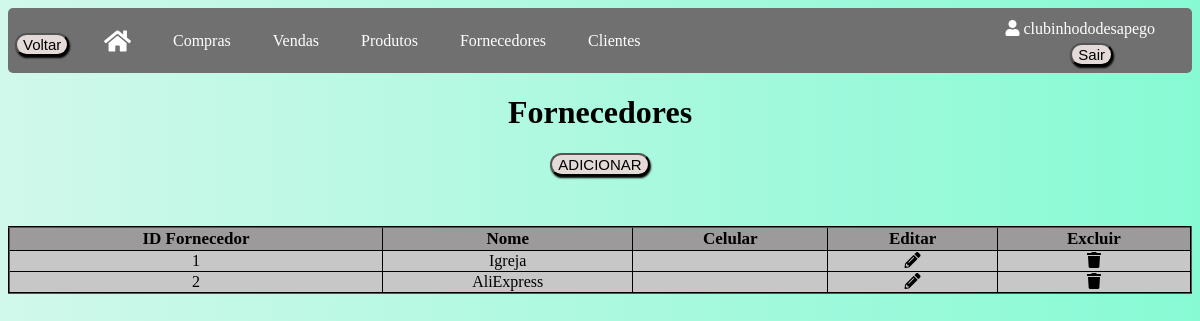
The app's page /fornecedores (signed in) with its own data.
### app/models/tables.py (models this page shows, shortened)
class Usuario(db.Model, UserMixin):
    __tablename__ = "usuarios"
    id = db.Column(db.Integer, primary_key=True, autoincrement=True)
    nome_brecho = db.Column(db.String(100))
    email = db.Column(db.String(84), unique=True)
    usuario = db.Column(db.String(80), unique=True)
    senha = db.Column(db.String(128))
    clientes = db.relationship("Cliente", backref="usuario")
    produtos = db.relationship("Produto", backref="usuario")
    fornecedores = db.relationship("Fornecedor", backref="usuario")
    compras = db.relationship("Compra", backref="usuario")
    vendas = db.relationship("Venda", backref="usuario")

class Fornecedor(db.Model):
    __tablename__ = "fornecedores"
    id = db.Column(db.Integer, primary_key=True, autoincrement=True)
    nome = db.Column(db.String(80))
    celular = db.Column(db.Integer)
    id_usuario = db.Column(db.Integer, db.ForeignKey('usuarios.id'))

### app/default.py (the view)
@login_required
@app.route("/fornecedores", methods=['GET', 'POST'])
def fornecedores():
    fornecedores = Fornecedor.query.filter_by(id_usuario=current_user.id).all()
    return render_template("fornecedores.html", fornecedores=fornecedores)

### app/default.py (called while the page is built)
@login_manager.user_loader
def load_user(id_usuario):
    return Usuario.query.get(int(id_usuario))

### app/templates/fornecedores.html (shortened to what this page needs)
<!DOCTYPE html>
<html lang="en">
<head>
    <link rel="stylesheet" type="text/css" href="{{ url_for('static', filename='css/fornecedores.css') }}">
    <link rel="stylesheet" href="https://cdnjs.cloudflare.com/ajax/libs/font-awesome/5.15.3/css/all.min.css">
    <link rel="stylesheet" type="text/css" href="https://cdn.datatables.net/1.11.5/css/jquery.dataTables.min.css">
</head>
<body>
    <div class="usuario-logado"><i class="fas fa-user"></i> {{ current_user.usuario }}</div>
    <div class="logout">
        <form method="POST" action="{{ url_for('logout') }}">
            <button class="button" type="submit">Sair</button>
        </form>
    </div>
    <div class="navbar">
        <button onclick="window.history.back()" class="button button_voltar">Voltar</button>
        <a href="/home"><i class="fas fa-home icone-casa"></i></a>
        <a href="/compras">Compras</a>
        <a href="/vendas">Vendas</a>
        <a href="/produtos">Produtos</a>
        <a href="/fornecedores">Fornecedores</a>
        <a href="/clientes">Clientes</a>
    </div>
    <h1 class="titulo">Fornecedores</h1>
    <button class="button_adc"><a href="fornecedorescadastro">ADICIONAR</a></button>
    <table id="tabelaFornecedores" class="tabela display" border="2">
        <thead>
            <tr>
                <th>ID Fornecedor</th>
                <th>Nome</th>
                <th>Celular</th>
                <th>Editar</th>
                <th>Excluir</th>
            </tr>
        </thead>
        <tbody>
            {% for fornecedor in fornecedores %}
            <tr>
                <td>{{ fornecedor.id }}</td>
                <td>{{ fornecedor.nome }}</td>
                <td>{{ fornecedor.celular }}</td>
                <td>
                    <a href="/editarfornecedores/{{ fornecedor.id }}">
                    <div class="icon-container"><i class="fas fa-pencil-alt"></i></div>
                    </a>
                </td>
                <td>
                    <a href="/excluirfornecedores/{{ fornecedor.id }}" class="excluir-fornecedor" data-id="{{ fornecedor.id }}" data-confirm="Tem certeza de que deseja excluir este fornecedor?">
                        <div class="icon-container"><i class="fas fa-trash"></i></div>
                    </a>
                </td>
            </tr>
            {% endfor %}
        </tbody>
    </table>
</body>
</html>

### app/static/css/fornecedores.css (style rules this page uses)
body { background: linear-gradient(to right, #d1f8eb, #87fad4); }
.usuario-logado { position: absolute; top: 20px; right: 45px; color: white; }
.logout { position: absolute; top: 43px; right: 87px; }
.button_voltar { position: absolute; top: 33px; left: 15px; }
.button { font-size: 15px; margin-bottom: 13px; background-color: #e4dbd9; cursor: pointer; transition: background-color 0.3s ease; border-radius: 20px; box-shadow: 1px 2px 2px black; }
.navbar { overflow: hidden; background-color: #707070; height: 65px; border-radius: 5px; }
.navbar a { float: left; display: flex; align-items: center; color: white; text-align: center; padding: 0px 16px; text-decoration: none; height: 100%; margin-left: 80px; margin-right: -70px; }
.icone-casa { font-size: 24px; }
.titulo { text-align: center; }
.button_adc { font-size: 15px; margin: 13px auto; background-color: #e4dbd9; cursor: pointer; transition: background-color 0.3s ease; border-radius: 20px; box-shadow: 1px 2px 2px black; display: flex; align-items: center; }
.tabela { border-collapse: collapse; width: 100%; text-align: center; background-color: #c7c7c7; margin-top: 50px; border-color: black; }
th { font-size: 17px; background-color: #9c9a9a; }
a { text-decoration: none; color: #000; }

### records on screen
Usuario: usuario "clubinhododesapego"
Fornecedor: id "1", nome "Igreja"
Fornecedor: id "2", nome "AliExpress"
